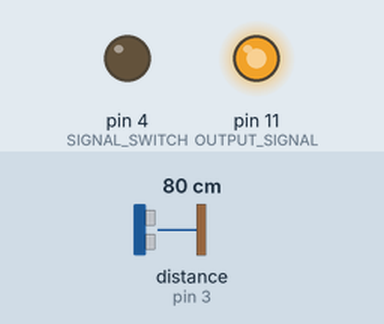
A sketch run on a simulated Arduino Mega 2560, built with avr-gcc and run on an emulated ATmega2560. On the bench: output pins drawn as LEDs (lit = HIGH). The test bench sets the inputs (shaded band); at power-on: distance to the obstacle (sensor on pin 3) 80 cm. The echo pulse lasts 58.3 µs per cm; what the sketch prints to the serial monitor is not drawn.

Above: at 0.1 s.
Timing chart, 0 to 1.6 s (numbered marks = the images above):
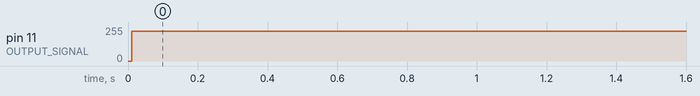

The sketch:

traxxas_xo_1_aeb_system.ino
```cpp
// (licence header left out)
#define MEGA2560

#ifndef MEGA2560
#include <SoftwareSerial.h>
#endif


/* Arduino实测：8342-8357，8430-8445，8538-8553 */
/* 信号器实测： 8350-8400，8450-8500，8550-8600  */
#define FULL_PERIOD 9925      // 控制信号周期
#define MIN_PERIOD 8340       // 最小高电平时间,代表最大油门
#define CENTER_PERIOD 8437    // 中位高电平时间,代表油门中位
#define MAX_PERIOD 8903       // 最大高电平时间,代表最大倒车油门
#define BREAK_PERIOD 8800     // 刹车力度,用于刹车
#define CENTER_OFFSET 50      // 油门中位判定范围

#ifndef MEGA2560
#define SENSOR_A_RX 12
#define SENSOR_A_TX 13
#define SENSOR_B_RX 7
#define SENSOR_B_TX 8
#endif

#ifndef MEGA2560
#define OUTPUT_SIGNAL 9      // 控制信号输出
#else
#define OUTPUT_SIGNAL 11
#endif
#define INPUT_SIGNAL 3        // 油门信号
#define SIGNAL_SWITCH 4       // 控制信号切换控制

#define AVOID_DISTANCE 800    // 避障距离

enum CarState {
  STOP,
  FORWARD,
  BACKWARD,
  UNCLEAR
};

CarState car_command = STOP;  // 控制信号状态

#ifndef MEGA2560
SoftwareSerial SensorA(SENSOR_A_RX, SENSOR_A_TX);
SoftwareSerial SensorB(SENSOR_B_RX, SENSOR_B_TX);
#endif

uint8_t data[4] = {0}, buffer_length = 0;  // 串口数据,传感器数据长度

union SensorData{
  uint16_t distance;
  uint8_t data[2];
};

bool auto_break = false;                    // 自动刹车

SensorData sensor_data1, sensor_data2;      // 传感器信息

unsigned long start_time=0, delta_time=0, duration=0;     // 运行周期计算

void setup() {
  Serial.begin(9600);

  #ifndef MEGA2560
  SensorA.begin(9600);
  SensorB.begin(9600);
  SensorA.setTimeout(15);
  SensorB.setTimeout(15);
  #else
  Serial1.begin(9600);
  Serial2.begin(9600);
  #endif

  pinMode(INPUT_SIGNAL, INPUT);
  pinMode(SIGNAL_SWITCH, OUTPUT);
  digitalWrite(SIGNAL_SWITCH, LOW);

  pinMode(OUTPUT_SIGNAL, OUTPUT);
  TCCR1A = _BV(COM1A1) | _BV(COM1B1);
  TCCR1B = _BV(WGM13) | _BV(CS11);
  ICR1 = 10000;
  OCR1A = BREAK_PERIOD;;
}

void loop() {
  start_time = micros();

  duration = FULL_PERIOD - pulseIn(INPUT_SIGNAL, LOW);

  if(duration < MIN_PERIOD | duration > MAX_PERIOD) {
    // 超出范围,不稳定信号
    car_command = UNCLEAR;
  } else if(duration < CENTER_PERIOD-CENTER_OFFSET) {
    // 前进信号
    car_command = FORWARD;
  } else if(duration > CENTER_PERIOD+CENTER_OFFSET) {
    // 后退信号
    car_command = BACKWARD;
  } else {
    // 中位信号
    car_command = STOP;
  }

  #ifndef MEGA2560
  SensorA.listen();
  SensorA.write(0x55);
  buffer_length = SensorA.readBytes(data, 4);
  #else
  Serial1.write(0x55);
  buffer_length = Serial1.readBytes(data, 4);
  #endif

  if(buffer_length != 0) {
    sensor_data1.data[0] = data[2];
    sensor_data1.data[1] = data[1];
  } else {
    sensor_data1.distance = 0;
  }

  #ifndef MEGA2560
  SensorB.listen();
  SensorB.write(0x55);
  buffer_length = SensorB.readBytes(data, 4);
  #else
  Serial2.write(0x55);
  buffer_length = Serial2.readBytes(data, 4);
  #endif

  if(buffer_length != 0) {
    sensor_data2.data[0] = data[2];
    sensor_data2.data[1] = data[1];
  } else {
    sensor_data2.distance = 0;
  }

  if(sensor_data1.distance < AVOID_DISTANCE || sensor_data2.distance < AVOID_DISTANCE) {
    if(car_command == FORWARD) {
      // 如果任意一个传感器距离值小于阈值, 则将信号切换至本机,并给予刹车信号
      auto_break = true;
    } else if(car_command == BACKWARD) {
      auto_break = false;
    }
  } else {
    if(car_command == BACKWARD) {
      auto_break = false;
    }
  }

  delta_time = 35000 - micros() + start_time;
  if(delta_time>0) {
    // cause of the max time of delayMicroseconds is 16383 */
    delayMicroseconds(delta_time/2);
    delayMicroseconds(delta_time/2);
  }

  digitalWrite(SIGNAL_SWITCH, auto_break);

  Serial.print("Time: ");
  Serial.print(micros()-start_time);
  Serial.print(", \tA: ");
  Serial.print(sensor_data1.distance);
  Serial.print(", \tB: ");
  Serial.print(sensor_data2.distance);
  Serial.print(", \tlength: ");
  Serial.print(duration);
  Serial.print(", \tstate: ");
  Serial.print(car_command);
  Serial.print(", \tbreak: ");
  Serial.println(auto_break);
}
```

Measured:
- by itself, pin 11 (OUTPUT_SIGNAL): 0/255 → 224/255 at 0.01 s
